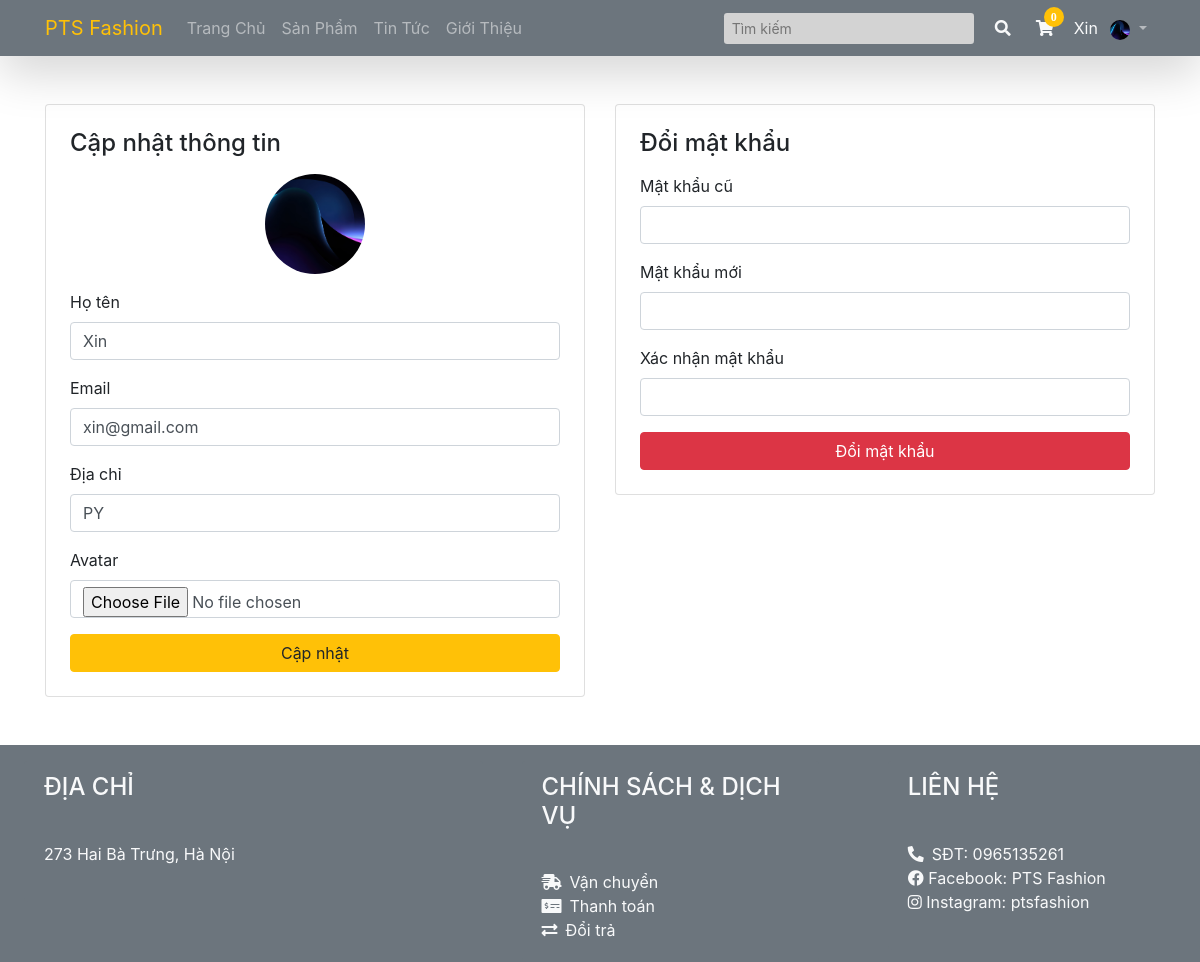
/quanao/profile.php (signed in), run on the app's committed database.
### tables this page shows
CREATE TABLE `kh` (
  `MA_KH` int(11) NOT NULL,
  `TEN_KH` varchar(50) NOT NULL,
  `EMAIL` varchar(50) NOT NULL,
  `MATKHAU` varchar(255) NOT NULL,
  `DIACHI` varchar(100) DEFAULT NULL,
  `AVATAR` varchar(500) DEFAULT NULL,
  `TRANGTHAI` varchar(10) DEFAULT NULL
);

### quanao/admin/includes/database.php (called while the page is built, shortened)
<?php
    class MyConnect {
        private $conn;
        public function __construct() {
            $this->host = "localhost";
            $this->user = "root";
            $this->passwd = "";
            $this->database = "clothingshop";
            $this->conn = new mysqli($this->host,$this->user,$this->passwd,$this->database, 3307);
        }
        public function isConnected() {
            return true;
        }
        public function query($query) {
            if($this->isConnected()) {
                $tableData = mysqli_query($this->conn,$query);
                return $tableData;
            }
        }
    }
?>

### quanao/profile.php (the view, shortened to what this page needs)
<?php
include("admin/includes/database.php");
$MyConn = new MyConnect();
$userID = $_SESSION['user_id'];
$query = "SELECT * FROM KH WHERE MA_KH='$userID'";
$result = $MyConn->query($query);
$user = mysqli_fetch_array($result);
?>
<!DOCTYPE html>
<html lang="en">
<head>
    <link href="admin/vendor/fontawesome-free/css/all.min.css" rel="stylesheet" type="text/css">
    <link rel="stylesheet" href="https://maxcdn.bootstrapcdn.com/bootstrap/4.5.2/css/bootstrap.min.css">
    <link rel="stylesheet" href="https://maxcdn.bootstrapcdn.com/bootstrap/4.5.2/css/bootstrap.min.css">
</head>
<body>
    <?php include("nav.php"); ?>
    <div class="container my-5">
        <div class="row">
            <div class="col-md-6">
                <div class="card p-4">
                    <h4 class="mb-3">Cập nhật thông tin</h4>
                    <form method="post" enctype="multipart/form-data">
                        <div class="text-center mb-3">
                            <img src="<?php echo 'admin/customer_images/' . $user['AVATAR']; ?>"
                                width="100" height="100" style="object-fit:cover; border-radius:50%;">
                        </div>
                        <div class="form-group">
                            <label>Họ tên</label>
                            <input type="text" name="name" class="form-control"
                                value="<?php echo $user['TEN_KH']; ?>" required>
                        </div>
                        <div class="form-group">
                            <label>Email</label>
                            <input type="email" name="email" class="form-control"
                                value="<?php echo $user['EMAIL']; ?>" required>
                        </div>
                        <div class="form-group">
                            <label>Địa chỉ</label>
                            <input type="text" name="address" class="form-control"
                                value="<?php echo $user['DIACHI']; ?>">
                        </div>
                        <div class="form-group">
                            <label>Avatar</label>
                            <input type="file" name="avatar" class="form-control">
                        </div>
                        <button name="update_info" class="btn btn-warning btn-block">
                            Cập nhật
                        </button>
                    </form>
                </div>
            </div>
            <div class="col-md-6">
                <div class="card p-4">
                    <h4 class="mb-3">Đổi mật khẩu</h4>
                    <form method="post">
                        <div class="form-group">
                            <label>Mật khẩu cũ</label>
                            <input type="password" name="old_pass" class="form-control" required>
                        </div>
                        <div class="form-group">
                            <label>Mật khẩu mới</label>
                            <input type="password" name="new_pass" class="form-control" required>
                        </div>
                        <div class="form-group">
                            <label>Xác nhận mật khẩu</label>
                            <input type="password" name="confirm_pass" class="form-control" required>
                        </div>
                        <button name="change_pass" class="btn btn-danger btn-block">
                            Đổi mật khẩu
                        </button>
                    </form>
                </div>
            </div>
        </div>
    </div>
    <?php include("footer.php"); ?>
</body>
</html>

### data on the page
kh: AVATAR (picture), name "Xin", email "xin@gmail.com", address "PY"

### other printed values
$total_qty "0"
$_SESSION['username'] "Xin"
